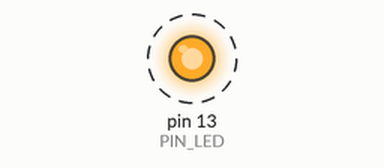
Recording of a sketch running on a simulated Arduino Uno, built with avr-gcc and run on an emulated ATmega328P. Shown: output pins drawn as LEDs (lit = HIGH). Dashed ring = blinking. What the sketch prints to the serial monitor is not drawn.

Above: at 0.5 s.
Timing chart, 0 to 4.6 s (numbered marks = the images above):
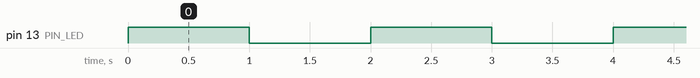

The sketch:

04_example_3.ino
```cpp
#define PIN_LED 13
unsigned int count, toggle;

void setup() {
  pinMode(PIN_LED, OUTPUT);
  Serial.begin(115200);
  while(!Serial){
    ;
  }
  Serial.println("Hello World!");
  count = toggle = 0;
  digitalWrite(PIN_LED, toggle);
}

void loop() {
  Serial.println(++count);
  toggle = toggle_state(toggle);
  digitalWrite(PIN_LED, toggle);
  delay(1000);
}

int toggle_state(int toggle){
  int answer = (toggle == 0) ? 1 : 0;
  return answer;
  }
```

Measured:
- by itself, pin 13 (PIN_LED): alternates HIGH for 1.0 s and LOW for 1.0 s
